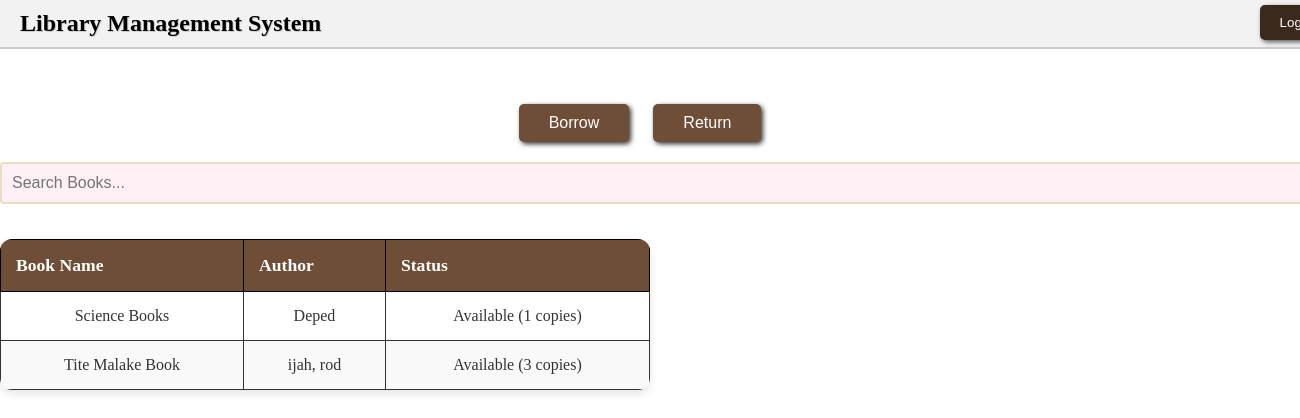
The page /member/homepage on the database as committed earlier.
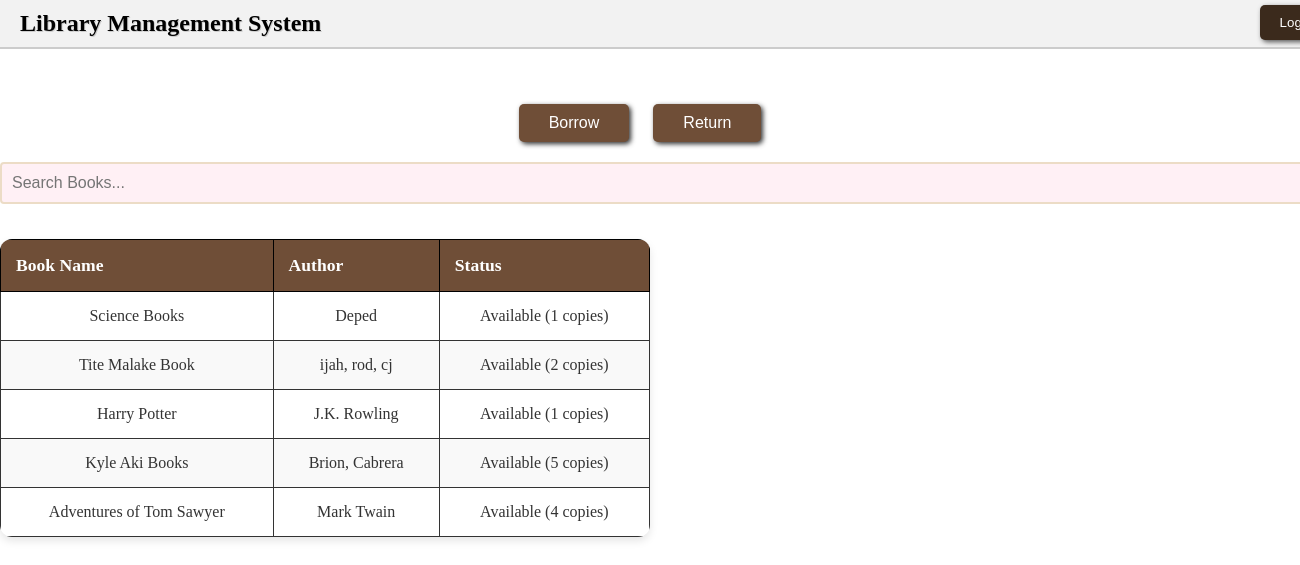
The same page on the database as committed later.
### website/models.py (models this page shows, shortened)
class Book(db.Model):
    id = db.Column(db.Integer, primary_key=True)
    title = db.Column(db.String(255), nullable=False)
    author = db.Column(db.String(255), nullable=False)
    isbn = db.Column(db.String(20), unique=True, nullable=False)
    available_copies = db.Column(db.Integer, default=1)

### website/views.py (the view)
@views.route('/member/homepage')
def member_homepage():
    books = Book.query.all()
    return render_template('member_home.html', books=books)

### website/templates/member_home.html (shortened to what this page needs)
{% extends "base.html" %}
{% block content %}
  <div class="container-member">
    <div class="header2">
      <h1>Library Management System</h1>
    </div>
    <button class="logout-btns" onclick="popLogout()">Logout</button>
    <div class="actions">
      <button class="action-btn" onclick="showBorrowBooks()">Borrow</button>
      <button class="action-btn">Return</button>
    </div>
    <div class="search-bar-member" style="margin-top: 20px;">
      <input type="text" id="searchInput" placeholder="Search Books..." onkeyup="searchBooks()">
    </div>
    <div class="table-member">
      <table>
        <thead>
          <tr>
            <th>Book Name</th>
            <th>Author</th>
            <th>Status</th>
          </tr>
        </thead>
        <tbody>
          {% for book in books %}
          <tr>
            <td>{{ book.title }}</td>
            <td>{{ book.author }}</td>
            <td>
              {% if book.available_copies > 0 %}
                Available ({{ book.available_copies }} copies)
              {% else %}
                Not Available
              {% endif %}
            </td>
          </tr>
          {% endfor %}
        </tbody>
      </table>
    </div>
  </div>
{% endblock %}

### website/templates/base.html (shortened to what this page needs)
<!DOCTYPE html>
<html lang="en">
<head>
    <link rel="stylesheet" href="https://cdnjs.cloudflare.com/ajax/libs/font-awesome/6.5.0/css/all.min.css">
    <link rel="stylesheet" type="text/css" href="{{ url_for('static', filename='style.css') }}">
    <link rel="stylesheet" href="{{ url_for('static', filename='style.css') }}">
</head>
<body>
    {% block content %}{% endblock %}
</body>
</html>

### website/static/style.css (style rules this page uses)
body { margin: 0; padding: 0; font-family: 'Georgia', cursive; background-image: url('https://i.pinimg.com/736x/01/13/f9/0113f94f11c47c63ce2221645121b863.jpg'); background-size: cover; background-attachment: fixed; text-align: center; }
.search-bar-member input { width: 100%; padding: 10px; margin-bottom: 15px; border: 2px solid #ecdcc6; background: #fff0f5; border-radius: 4px; font-size: 1rem; }
.table1 table, th, td { border: 1px solid #000; }
.table1 th, td { padding: 10px; text-align: center; }
.table table, th, td { border: 1px solid #000; }
.table th, td { padding: 10px; text-align: center; }
.table2 table, th, td { border: 1px solid #000; }
.table2 th, td { padding: 10px; text-align: center; }
.table3 table, th, td { border: 1px solid #000; }
.table3 th, td { padding: 10px; text-align: center; }
.table4 table, th, td { border: 1px solid #000; }
.table4 th, td { padding: 10px; text-align: center; }
.header2 { background-color: #f2f2f2; padding: 10px 20px; display: flex; justify-content: space-between; align-items: center; border-bottom: 2px solid #ccc; }
.header2 h1 { margin: 0; font-size: 24px; color: #000; text-shadow: 1px 1px #ccc; }
.logout-btns { position: relative; top: -44px; left: 650px; background-color: #3b2a1c; color: white; border: none; padding: 10px 20px; box-shadow: 2px 2px 5px #555; cursor: pointer; border-radius: 5px; }
.actions { text-align: center; margin: 20px 0; }
.action-btn { background-color: #6f4e37; color: white; padding: 10px 30px; margin-right: 20px; border: none; cursor: pointer; font-size: 16px; border-radius: 5px; box-shadow: 2px 2px 5px #333; }
.table th, td { border: 1px solid #333; padding: 10px; text-align: center; }
.table-member table { width: 50%; border-collapse: collapse; background-color: #fff; border-radius: 12px; overflow: hidden; box-shadow: 0 4px 8px rgba(0,0,0,0.1); margin-top: 20px; }
.table-member thead { background-color: #6f4e37; color: white; }
.table-member thead th { padding: 15px; text-align: left; font-size: 1.1rem; }
.table-member tbody tr { border-bottom: 1px solid #ddd; }
.table-member tbody tr:nth-child(even) { background-color: #f9f9f9; }
.table-member tbody td { padding: 15px; font-size: 1rem; color: #333; }

Rows that differ between the two databases and show on the page:
changed Book "Tite Malake Book": author "ijah, rod" → "ijah, rod, cj"; available_copies "3" → "2"
added Book: title "Harry Potter", author "J.K. Rowling", available_copies "1"
added Book: title "Kyle Aki Books", author "Brion, Cabrera", available_copies "5"
added Book: title "Adventures of Tom Sawyer", author "Mark Twain", available_copies "4"
